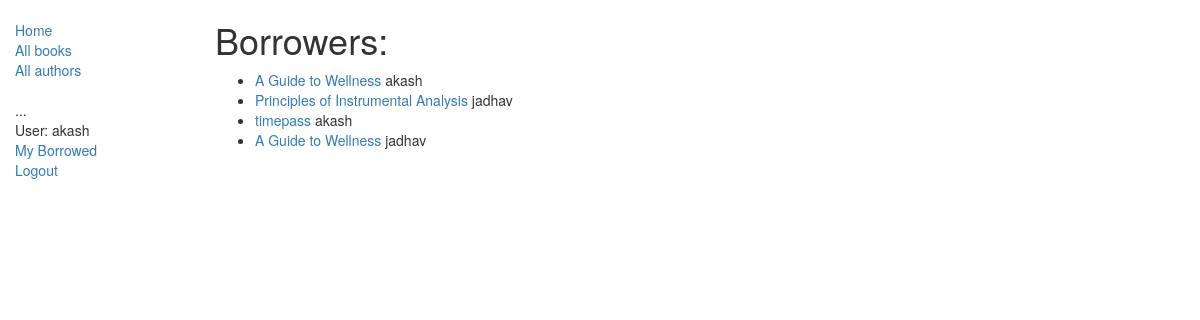
Screenshot of /catalog/borrowed/ (signed in) with the database file from the repository.
### catalog/models.py (models this page shows, shortened)
class BookInstance(models.Model):
    id = models.UUIDField(primary_key=True, default=uuid.uuid4,
                          help_text="Unique ID for this particular book across whole library")
    book = models.ForeignKey(Book, on_delete=models.CASCADE)
    imprint = models.CharField(max_length=200)
    due_back = models.DateField(null=True, blank=True)
    LOAN_STATUS = (
        ('m', 'Maintenance'),
        ('o', 'On loan'),
        ('a', 'Available'),
        ('r', 'Reserved'),
    )
    status = models.CharField(max_length=1, choices=LOAN_STATUS, blank=True, default='m', help_text="Book Availability")
    borrower = models.ForeignKey(User, on_delete=models.SET_NULL, null=True, blank=True)
    class Meta:
        ordering = ["due_back"]
        permissions = (("can_mark_returned", "Set book as returned"),)

class Book(models.Model):
    title = models.CharField(max_length=200)
    author = models.ForeignKey('Author', on_delete=models.SET_NULL, null=True)
    summary = models.TextField(max_length=1000, help_text='Enter a brief description of the book')
    isbn = models.CharField('ISBN', max_length=13,
                            help_text='13 Character <a href="https://www.isbn-international.org/content/what-isbn'
                                      '">ISBN number</a>')
    genres = models.ManyToManyField(Genre, help_text='Select a genre for this book')
    language = models.ForeignKey('Language', on_delete=models.SET_NULL, null=True)
    def display_genre(self):
        return ', '.join([genre.name for genre in self.genres.all()[:3]])
    display_genre.short_description = 'Genre'
    def get_absolute_url(self):
        return reverse('catalog:book-details', args=[str(self.id)])

### catalog/views.py (the view)
# urls.py: path('borrowed/', views.BorrowedListView.as_view(), name='borrowed'),
class BorrowedListView(LoginRequiredMixin, PermissionRequiredMixin, generic.ListView):
    permission_required = 'catalog.can_mark_returned'
    model = BookInstance
    template_name = 'catalog/list_of_all_borrowers.html'
    def get_queryset(self):
        return BookInstance.objects.filter(status__exact='o').order_by('due_back')

### catalog/templates/catalog/list_of_all_borrowers.html
{% extends "catalog/base_generic.html" %}
{% block content %}
<h1>Borrowers:</h1>
{% if  bookinstance_list %}
    <ul>
        {% for bookinstance in bookinstance_list %}
            <li><a href="{{ bookinstance.book.get_absolute_url }}">{{ bookinstance.book.title }}</a> {{ bookinstance.borrower }}</li>
        {% endfor %}
    </ul>
{% else %}
    <p>No one has borrwed a single book</p>
{% endif %}
{% endblock   %}

### catalog/templates/catalog/base_generic.html (shortened to what this page needs)
<!DOCTYPE html>
<html lang="en">
<head>
  <link rel="stylesheet" href="https://maxcdn.bootstrapcdn.com/bootstrap/3.3.7/css/bootstrap.min.css">
  {% load static %}
  <link rel="stylesheet" href="{% static 'css/styles.css' %}">
</head>
<body>
  <div class="container-fluid">
    <div class="row">
      <div class="col-sm-2">
      {% block sidebar %}
      <ul class="sidebar-nav">
          <li><a href="{% url 'catalog:index' %}">Home</a></li>
          <li><a href="{% url 'catalog:books' %}">All books</a></li>
          <li><a href="{% url 'catalog:authors' %}">All authors</a></li>
      </ul>
       <ul class="sidebar-nav">
            ...
       {% if user.is_authenticated %}
         <li>User: {{ user.get_username }}</li>
         <li><a href="{% url 'catalog:my-borrowed' %}">My Borrowed</a></li>
         <li><a href="{% url 'logout'%}?next={{request.path}}">Logout</a></li>
       {% else %}
         <li><a href="{% url 'login'%}?next={{request.path}}">Login</a></li>
       {% endif %}
      </ul>
     {% endblock %}
      </div>
      <div class="col-sm-10 ">
      {% block content %}
       {% endblock %}
      </div>
    </div>
  </div>
</body>
</html>

### catalog/templates/catalog/static/styles.css (style rules this page uses)
.sidebar-nav { margin-top: 20px; padding: 0; list-style: none; }

### rows the page displays
BookInstance: book "A Guide to Wellness", borrower "akash"
BookInstance: book "Principles of Instrumental Analysis", borrower "jadhav"
BookInstance: book "timepass", borrower "akash"
BookInstance: book "A Guide to Wellness", borrower "jadhav"

### other values shown
{{ user.get_username }} "akash"
